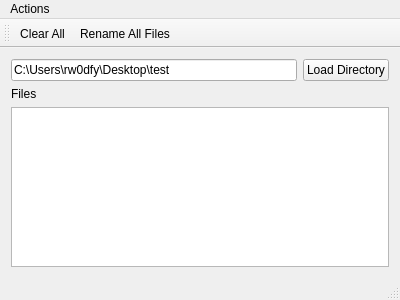
<?xml version="1.0" encoding="UTF-8"?>
<ui version="4.0">
 <class>MainWindow</class>
 <widget class="QMainWindow" name="MainWindow">
  <property name="geometry">
   <rect>
    <x>0</x>
    <y>0</y>
    <width>400</width>
    <height>300</height>
   </rect>
  </property>
  <property name="windowTitle">
   <string>MainWindow</string>
  </property>
  <widget class="QWidget" name="centralWidget">
   <layout class="QVBoxLayout" name="verticalLayout_2">
    <item>
     <layout class="QHBoxLayout" name="horizontalLayout" stretch="0,0">
      <property name="sizeConstraint">
       <enum>QLayout::SetDefaultConstraint</enum>
      </property>
      <property name="bottomMargin">
       <number>0</number>
      </property>
      <item>
       <widget class="QLineEdit" name="lineEdit">
        <property name="text">
         <string>C:\Users\rw0dfy\Desktop\test</string>
        </property>
       </widget>
      </item>
      <item>
       <widget class="QPushButton" name="pushButton">
        <property name="text">
         <string>Load Directory</string>
        </property>
       </widget>
      </item>
     </layout>
    </item>
    <item>
     <layout class="QHBoxLayout" name="horizontalLayout_3">
      <item>
       <layout class="QVBoxLayout" name="FILE">
        <item>
         <widget class="QLabel" name="fileLabel">
          <property name="text">
           <string>Files</string>
          </property>
         </widget>
        </item>
        <item>
         <layout class="QVBoxLayout" name="filesLayout">
          <item>
           <widget class="QTextEdit" name="textEdit"/>
          </item>
         </layout>
        </item>
       </layout>
      </item>
     </layout>
    </item>
   </layout>
  </widget>
  <widget class="QMenuBar" name="menuBar">
   <property name="enabled">
    <bool>true</bool>
   </property>
   <property name="geometry">
    <rect>
     <x>0</x>
     <y>0</y>
     <width>400</width>
     <height>21</height>
    </rect>
   </property>
   <widget class="QMenu" name="menuClear">
    <property name="title">
     <string>Actions</string>
    </property>
    <addaction name="actionClear_All"/>
    <addaction name="actionRename_All"/>
   </widget>
   <addaction name="menuClear"/>
  </widget>
  <widget class="QToolBar" name="mainToolBar">
   <property name="sizePolicy">
    <sizepolicy hsizetype="Preferred" vsizetype="Fixed">
     <horstretch>0</horstretch>
     <verstretch>0</verstretch>
    </sizepolicy>
   </property>
   <attribute name="toolBarArea">
    <enum>TopToolBarArea</enum>
   </attribute>
   <attribute name="toolBarBreak">
    <bool>false</bool>
   </attribute>
   <addaction name="actionClear_All"/>
   <addaction name="actionRename_All"/>
  </widget>
  <widget class="QStatusBar" name="statusBar"/>
  <action name="actionClear_All">
   <property name="text">
    <string>Clear All</string>
   </property>
  </action>
  <action name="actionRename_All">
   <property name="text">
    <string>Rename All Files</string>
   </property>
  </action>
 </widget>
 <layoutdefault spacing="6" margin="11"/>
 <resources/>
 <connections/>
</ui>
